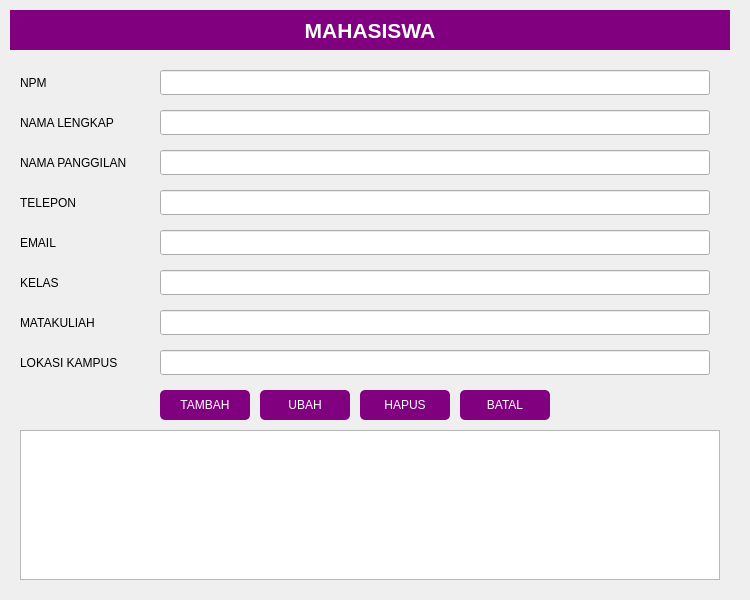
<?xml version="1.0" encoding="UTF-8"?>
<ui version="4.0">
 <class>MainWindow</class>
 <widget class="QMainWindow" name="MainWindow">
  <property name="geometry">
   <rect>
    <x>0</x>
    <y>0</y>
    <width>750</width>
    <height>600</height>
   </rect>
  </property>
  <property name="windowTitle">
   <string>Mahasiswa App</string>
  </property>
  <widget class="QWidget" name="centralwidget">
   <widget class="QLabel" name="labelTitle">
    <property name="geometry">
     <rect>
      <x>10</x>
      <y>10</y>
      <width>720</width>
      <height>40</height>
     </rect>
    </property>
    <property name="styleSheet">
     <string notr="true">background-color: #800080;
color: white;
font-weight: bold;
font-size: 16pt;
</string>
    </property>
    <property name="text">
     <string>MAHASISWA</string>
    </property>
    <property name="alignment">
     <set>Qt::AlignCenter</set>
    </property>
   </widget>
   <widget class="QLabel" name="labelNpm">
    <property name="geometry">
     <rect>
      <x>20</x>
      <y>70</y>
      <width>120</width>
      <height>25</height>
     </rect>
    </property>
    <property name="text">
     <string>NPM</string>
    </property>
   </widget>
   <widget class="QLineEdit" name="lineEditNpm">
    <property name="geometry">
     <rect>
      <x>160</x>
      <y>70</y>
      <width>550</width>
      <height>25</height>
     </rect>
    </property>
   </widget>
   <widget class="QLabel" name="labelNamaLengkap">
    <property name="geometry">
     <rect>
      <x>20</x>
      <y>110</y>
      <width>120</width>
      <height>25</height>
     </rect>
    </property>
    <property name="text">
     <string>NAMA LENGKAP</string>
    </property>
   </widget>
   <widget class="QLineEdit" name="lineEditNamaLengkap">
    <property name="geometry">
     <rect>
      <x>160</x>
      <y>110</y>
      <width>550</width>
      <height>25</height>
     </rect>
    </property>
   </widget>
   <widget class="QLabel" name="labelNamaPanggilan">
    <property name="geometry">
     <rect>
      <x>20</x>
      <y>150</y>
      <width>120</width>
      <height>25</height>
     </rect>
    </property>
    <property name="text">
     <string>NAMA PANGGILAN</string>
    </property>
   </widget>
   <widget class="QLineEdit" name="lineEditNamaPanggilan">
    <property name="geometry">
     <rect>
      <x>160</x>
      <y>150</y>
      <width>550</width>
      <height>25</height>
     </rect>
    </property>
   </widget>
   <widget class="QLabel" name="labelTelepon">
    <property name="geometry">
     <rect>
      <x>20</x>
      <y>190</y>
      <width>120</width>
      <height>25</height>
     </rect>
    </property>
    <property name="text">
     <string>TELEPON</string>
    </property>
   </widget>
   <widget class="QLineEdit" name="lineEditTelepon">
    <property name="geometry">
     <rect>
      <x>160</x>
      <y>190</y>
      <width>550</width>
      <height>25</height>
     </rect>
    </property>
   </widget>
   <widget class="QLabel" name="labelEmail">
    <property name="geometry">
     <rect>
      <x>20</x>
      <y>230</y>
      <width>120</width>
      <height>25</height>
     </rect>
    </property>
    <property name="text">
     <string>EMAIL</string>
    </property>
   </widget>
   <widget class="QLineEdit" name="lineEditEmail">
    <property name="geometry">
     <rect>
      <x>160</x>
      <y>230</y>
      <width>550</width>
      <height>25</height>
     </rect>
    </property>
   </widget>
   <widget class="QLabel" name="labelKelas">
    <property name="geometry">
     <rect>
      <x>20</x>
      <y>270</y>
      <width>120</width>
      <height>25</height>
     </rect>
    </property>
    <property name="text">
     <string>KELAS</string>
    </property>
   </widget>
   <widget class="QLineEdit" name="lineEditKelas">
    <property name="geometry">
     <rect>
      <x>160</x>
      <y>270</y>
      <width>550</width>
      <height>25</height>
     </rect>
    </property>
   </widget>
   <widget class="QLabel" name="labelMatakuliah">
    <property name="geometry">
     <rect>
      <x>20</x>
      <y>310</y>
      <width>120</width>
      <height>25</height>
     </rect>
    </property>
    <property name="text">
     <string>MATAKULIAH</string>
    </property>
   </widget>
   <widget class="QLineEdit" name="lineEditMatakuliah">
    <property name="geometry">
     <rect>
      <x>160</x>
      <y>310</y>
      <width>550</width>
      <height>25</height>
     </rect>
    </property>
   </widget>
   <widget class="QLabel" name="labelLokasiKampus">
    <property name="geometry">
     <rect>
      <x>20</x>
      <y>350</y>
      <width>120</width>
      <height>25</height>
     </rect>
    </property>
    <property name="text">
     <string>LOKASI KAMPUS</string>
    </property>
   </widget>
   <widget class="QLineEdit" name="lineEditLokasiKampus">
    <property name="geometry">
     <rect>
      <x>160</x>
      <y>350</y>
      <width>550</width>
      <height>25</height>
     </rect>
    </property>
   </widget>
   <widget class="QPushButton" name="btnLoad">
    <property name="geometry">
     <rect>
      <x>160</x>
      <y>390</y>
      <width>90</width>
      <height>30</height>
     </rect>
    </property>
    <property name="styleSheet">
     <string notr="true">background-color: #800080;
color: white;
border-radius: 5px;
padding: 5px;
</string>
    </property>
    <property name="text">
     <string>TAMBAH</string>
    </property>
   </widget>
   <widget class="QPushButton" name="btnSimpan">
    <property name="geometry">
     <rect>
      <x>260</x>
      <y>390</y>
      <width>90</width>
      <height>30</height>
     </rect>
    </property>
    <property name="styleSheet">
     <string notr="true">background-color: #800080;
color: white;
border-radius: 5px;
padding: 5px;
</string>
    </property>
    <property name="text">
     <string>UBAH</string>
    </property>
   </widget>
   <widget class="QPushButton" name="btnEdit">
    <property name="geometry">
     <rect>
      <x>360</x>
      <y>390</y>
      <width>90</width>
      <height>30</height>
     </rect>
    </property>
    <property name="styleSheet">
     <string notr="true">background-color: #800080;
color: white;
border-radius: 5px;
padding: 5px;
</string>
    </property>
    <property name="text">
     <string>HAPUS</string>
    </property>
   </widget>
   <widget class="QPushButton" name="btnBatal">
    <property name="geometry">
     <rect>
      <x>460</x>
      <y>390</y>
      <width>90</width>
      <height>30</height>
     </rect>
    </property>
    <property name="styleSheet">
     <string notr="true">background-color: #800080;
color: white;
border-radius: 5px;
padding: 5px;
</string>
    </property>
    <property name="text">
     <string>BATAL</string>
    </property>
   </widget>
   <widget class="QTableWidget" name="tableWidget">
    <property name="geometry">
     <rect>
      <x>20</x>
      <y>430</y>
      <width>700</width>
      <height>150</height>
     </rect>
    </property>
   </widget>
  </widget>
 </widget>
 <resources/>
 <connections/>
</ui>
